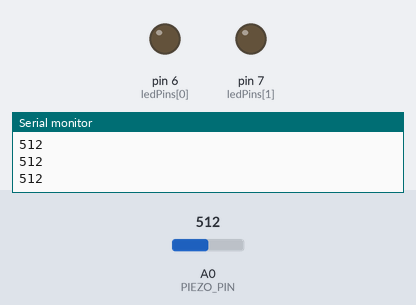
The sketch below on a simulated Arduino Uno, built with avr-gcc and run on an emulated ATmega328P. Shown: output pins drawn as LEDs (lit = HIGH), the last lines printed to the serial monitor. Dashed ring = blinking. Inputs (shaded band) come from the test bench; at power-on: A0 (PIEZO_PIN) = 512.

Above: at 1.2 s.
1.3 s: A0 (PIEZO_PIN) set to 594
2.8 s: A0 (PIEZO_PIN) set to 618
At 3.7 s:
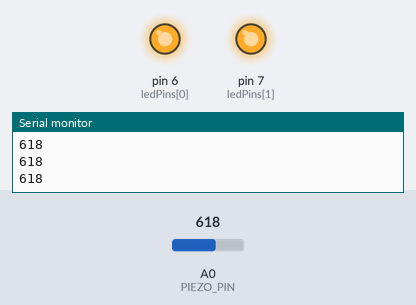
5.8 s: A0 (PIEZO_PIN) set to 511
At 7.4 s:
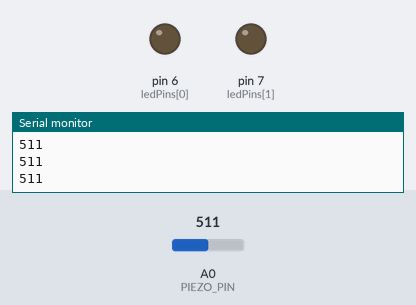
7.8 s: A0 (PIEZO_PIN) set to 716
At 8.2 s:
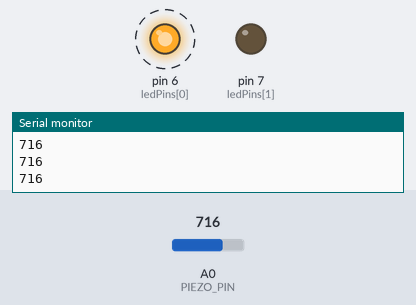
Timing chart, 0 to 11.8 s (numbered marks = the images above; inputs shaded):
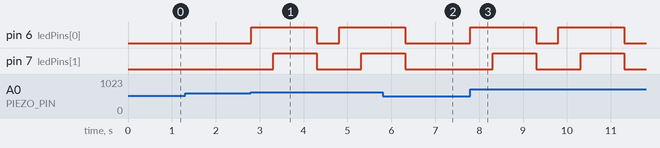

The sketch:

bersaglio.ino
```cpp
#define PIEZO_PIN A0                            // Pin del sensore
#define SOGLIA 600                              // Questo è da scegliere a seconda del sensore come nel video che mi hai condiviso
#define ATTESA_DEBOUNCE 500                     // Il tempo minimo tra due tocchi consecutivi
#define ATTESA_SPEGNIMENTO 1000                 // Il tempo di attesa prima di spegnere i led dopo il 5° tocco
#define NUMERO_BERSAGLI 2

const short int ledPins[5] = {6, 7, 8, 9, 10};  // I pin a cui sono collegati i led (in quest'ordine, nel senso che il primo ad accendersi è sul pin 2, poi 3, ecc...)
unsigned long ultimoTempoDebounce = 0;
short int n_led = 0;

void accendiLed(short int n){                   // Funzione per accendere i primi n led
  for (short int i = 0; i < NUMERO_BERSAGLI; i++){
    digitalWrite(ledPins[i], i < n);            // Accendo i primi n led
  }
}

void setup(){
  Serial.begin(9600);

  for (int i = 0; i < NUMERO_BERSAGLI; i++){
    pinMode(ledPins[i], OUTPUT);
    digitalWrite(ledPins[i], LOW);              // Parto con tutti i led spenti
  }

  Serial.println("End Setup");
}

void loop(){
  int vibrazioni = analogRead(PIEZO_PIN);
  Serial.println(vibrazioni);

  if(vibrazioni > SOGLIA && (millis() - ultimoTempoDebounce) > ATTESA_DEBOUNCE){
    n_led++;                                    // Incremento di 1 il led da accendere
    accendiLed(n_led);                          // Accendo il led selezionati prima

    if (n_led == NUMERO_BERSAGLI){
      delay(ATTESA_SPEGNIMENTO);                // Aspetto ATTESA_SPEGNIMENTO ms prima di spegnere i led
      n_led = 0;                                // Resetto il conteggio
      accendiLed(0);                            // Spengo tutti i led
    }
    ultimoTempoDebounce = millis();
  }
  delay(5);

}
```

Measured:
- the behaviour switches between 600 and 601 on A0 (PIEZO_PIN) (found by bisection; images 0 and 1)
- after the input at 2.8 s, pin 6 (ledPins[0]): LOW → HIGH at once, → LOW 1.5 s later, → HIGH 0.50 s later; pin 7 (ledPins[1]): LOW → HIGH after 0.51 s, → LOW 1.0 s later, → HIGH 1.0 s later
- after the input at 5.8 s, pin 6 (ledPins[0]), pin 7 (ledPins[1]): goes on until 6.3 s, then stays LOW
- after the input at 7.8 s, pin 6 (ledPins[0]): alternates HIGH for 1.5 s and LOW for 0.50 s, starting at once; pin 7 (ledPins[1]): alternates HIGH for 1.0 s and LOW for 1.0 s, starting after 0.50 s
